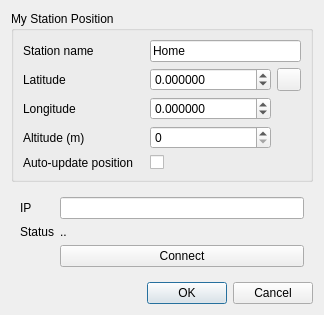
<?xml version="1.0" encoding="UTF-8"?>
<ui version="4.0">
 <class>MyPositionDialog</class>
 <widget class="QDialog" name="MyPositionDialog">
  <property name="geometry">
   <rect>
    <x>0</x>
    <y>0</y>
    <width>324</width>
    <height>267</height>
   </rect>
  </property>
  <property name="font">
   <font>
    <family>Liberation Sans</family>
    <pointsize>9</pointsize>
   </font>
  </property>
  <property name="windowTitle">
   <string>My Position</string>
  </property>
  <layout class="QGridLayout" name="gridLayout">
   <item row="0" column="0">
    <widget class="QGroupBox" name="groupBox">
     <property name="title">
      <string>My Station Position</string>
     </property>
     <layout class="QGridLayout" name="gridLayout_2">
      <item row="2" column="1">
       <widget class="QDoubleSpinBox" name="longitudeSpinBox">
        <property name="toolTip">
         <string>Longitude in decimal degrees</string>
        </property>
        <property name="decimals">
         <number>6</number>
        </property>
        <property name="minimum">
         <double>-180.000000000000000</double>
        </property>
        <property name="maximum">
         <double>180.000000000000000</double>
        </property>
       </widget>
      </item>
      <item row="2" column="0">
       <widget class="QLabel" name="longitudeLabel">
        <property name="text">
         <string>Longitude</string>
        </property>
       </widget>
      </item>
      <item row="3" column="0">
       <widget class="QLabel" name="altitudeLabel">
        <property name="text">
         <string>Altitude (m)</string>
        </property>
       </widget>
      </item>
      <item row="0" column="1" colspan="2">
       <widget class="QLineEdit" name="name">
        <property name="toolTip">
         <string>Enter the name of your station</string>
        </property>
        <property name="text">
         <string>Home</string>
        </property>
       </widget>
      </item>
      <item row="0" column="0">
       <widget class="QLabel" name="nameLabel">
        <property name="text">
         <string>Station name</string>
        </property>
       </widget>
      </item>
      <item row="1" column="2">
       <widget class="QToolButton" name="gps">
        <property name="toolTip">
         <string>Set position now using GPS (or other means if available)</string>
        </property>
        <property name="text">
         <string/>
        </property>
        <property name="icon">
         <iconset resource="../resources/res.qrc">
          <normaloff>:/gps.png</normaloff>:/gps.png</iconset>
        </property>
       </widget>
      </item>
      <item row="1" column="1">
       <widget class="QDoubleSpinBox" name="latitudeSpinBox">
        <property name="toolTip">
         <string>Latitude in decimal degrees</string>
        </property>
        <property name="decimals">
         <number>6</number>
        </property>
        <property name="minimum">
         <double>-90.000000000000000</double>
        </property>
        <property name="maximum">
         <double>90.000000000000000</double>
        </property>
       </widget>
      </item>
      <item row="1" column="0">
       <widget class="QLabel" name="latitudeLabel">
        <property name="text">
         <string>Latitude</string>
        </property>
       </widget>
      </item>
      <item row="4" column="0">
       <widget class="QLabel" name="autoUpdatePositionLabel">
        <property name="text">
         <string>Auto-update position</string>
        </property>
       </widget>
      </item>
      <item row="4" column="1">
       <widget class="QCheckBox" name="autoUpdatePosition">
        <property name="toolTip">
         <string>Automatically update position using GPS (when available)</string>
        </property>
        <property name="text">
         <string/>
        </property>
       </widget>
      </item>
      <item row="3" column="1">
       <widget class="QSpinBox" name="altitudeSpinBox">
        <property name="toolTip">
         <string>Altitude in metres</string>
        </property>
        <property name="maximum">
         <number>50000</number>
        </property>
       </widget>
      </item>
     </layout>
    </widget>
   </item>
   <item row="3" column="0">
    <widget class="QDialogButtonBox" name="buttonBox">
     <property name="orientation">
      <enum>Qt::Horizontal</enum>
     </property>
     <property name="standardButtons">
      <set>QDialogButtonBox::Cancel|QDialogButtonBox::Ok</set>
     </property>
    </widget>
   </item>
   <item row="1" column="0">
    <layout class="QGridLayout" name="gridLayout_3" rowstretch="0,0,0,0,0" columnstretch="0,0,0" rowminimumheight="0,0,0,0,0" columnminimumwidth="0,0,0">
     <property name="leftMargin">
      <number>9</number>
     </property>
     <property name="topMargin">
      <number>9</number>
     </property>
     <property name="rightMargin">
      <number>9</number>
     </property>
     <property name="bottomMargin">
      <number>9</number>
     </property>
     <item row="4" column="1">
      <widget class="QPushButton" name="btnSyncKraken">
       <property name="text">
        <string>Connect</string>
       </property>
      </widget>
     </item>
     <item row="2" column="0">
      <widget class="QLabel" name="label">
       <property name="text">
        <string>Status</string>
       </property>
      </widget>
     </item>
     <item row="1" column="0">
      <widget class="QLabel" name="ipLabel">
       <property name="text">
        <string>IP</string>
       </property>
      </widget>
     </item>
     <item row="1" column="1">
      <widget class="QLineEdit" name="ipDevice"/>
     </item>
     <item row="2" column="1">
      <widget class="QLabel" name="statusKraken">
       <property name="text">
        <string>..</string>
       </property>
      </widget>
     </item>
    </layout>
   </item>
  </layout>
 </widget>
 <tabstops>
  <tabstop>name</tabstop>
  <tabstop>latitudeSpinBox</tabstop>
  <tabstop>longitudeSpinBox</tabstop>
  <tabstop>altitudeSpinBox</tabstop>
 </tabstops>
 <resources>
  <include location="../resources/res.qrc"/>
 </resources>
 <connections>
  <connection>
   <sender>buttonBox</sender>
   <signal>accepted()</signal>
   <receiver>MyPositionDialog</receiver>
   <slot>accept()</slot>
   <hints>
    <hint type="sourcelabel">
     <x>257</x>
     <y>194</y>
    </hint>
    <hint type="destinationlabel">
     <x>157</x>
     <y>203</y>
    </hint>
   </hints>
  </connection>
  <connection>
   <sender>buttonBox</sender>
   <signal>rejected()</signal>
   <receiver>MyPositionDialog</receiver>
   <slot>reject()</slot>
   <hints>
    <hint type="sourcelabel">
     <x>314</x>
     <y>194</y>
    </hint>
    <hint type="destinationlabel">
     <x>286</x>
     <y>203</y>
    </hint>
   </hints>
  </connection>
 </connections>
</ui>
